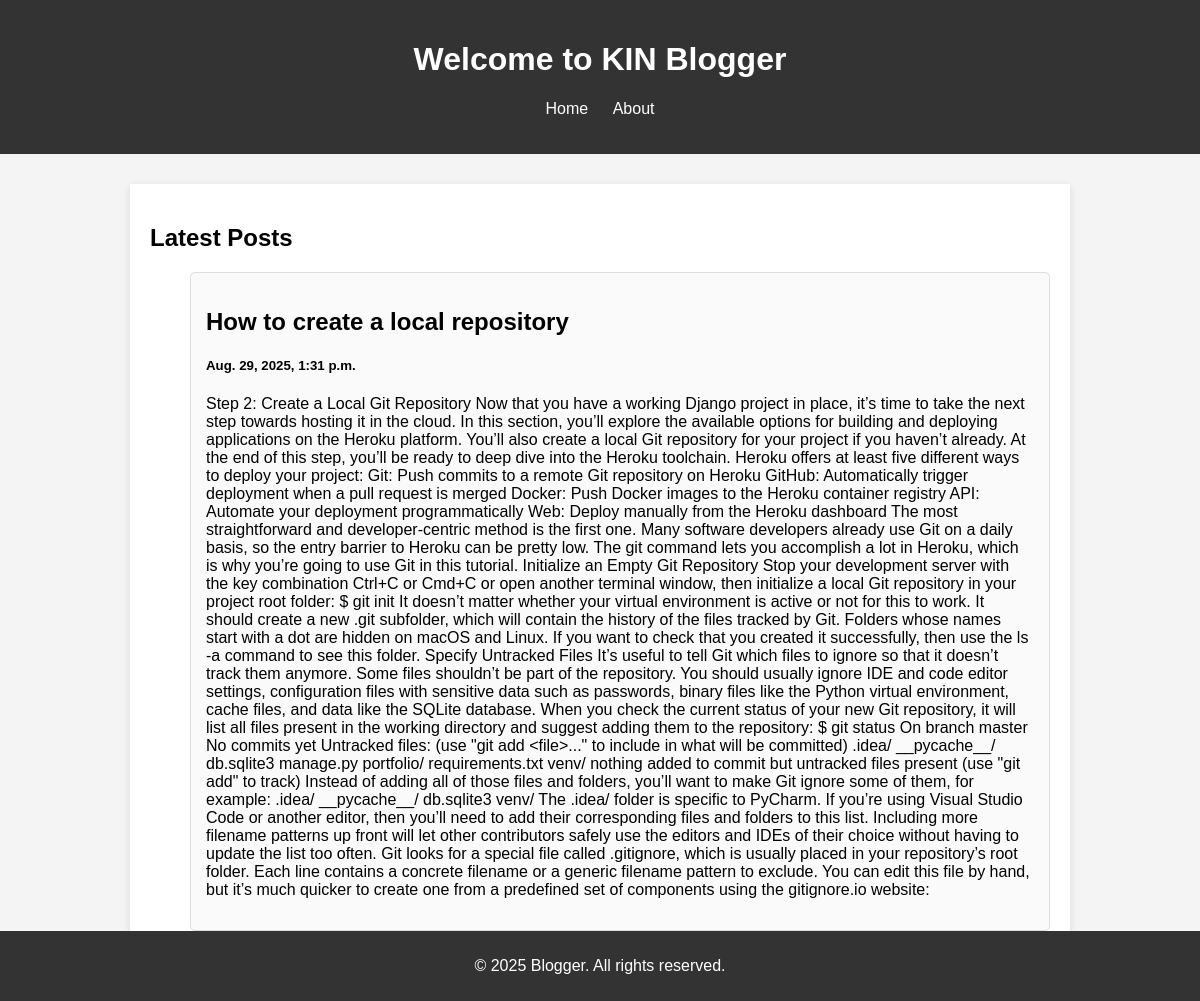
The app's page /post/2/ with its own data.
### blog/models.py (models this page shows)
class Post(models.Model):
    title = models.CharField(max_length=200)
    content = models.TextField()
    created_at = models.DateTimeField(default=datetime.now)

### blog/views.py (the view)
# urls.py: path('post/<str:pk>/', views.post, name='post'),
def post(request, pk):
    posts = Post.objects.get(id=pk)
    return render(request, "posts.html", {'posts': posts})

### templates/posts.html (shortened to what this page needs)
{% load static %}
<!DOCTYPE html>
<html lang="en">
<head>
    <link rel="stylesheet" href="{% static 'style.css' %}">
</head>
<body>
    <header>
        <h1>Welcome to KIN Blogger</h1>
        <nav>
            <ul>
                <li><a href="{% url 'index' %}">Home</a></li>
                <li><a href="{% url 'about' %}">About</a></li>
            </ul>
        </nav>
    </header>
    <main>
        <div>
            <h2>Latest Posts</h2>
            <ul>
                <div class="row">
                    <div class="leftcolumn">
                        <div class="card">
                        <h2>{{ posts.title }}</h2>
                        <h5>{{ posts.created_at }}</h5>
                        <p>{{ posts.content }}</p>
                        </div>
                    </div>
                </div>
            </ul>
        </div>
    </main>
    <footer>
        <p>&copy; 2025 Blogger. All rights reserved.</p>
    </footer>
</body>
</html>

### static/style.css (style rules this page uses)
body { font-family: Arial, sans-serif; background-color: #f4f4f4; margin: 0; padding: 0; }
header { background: #333; color: #fff; padding: 20px 0; text-align: center; }
nav ul { list-style: none; padding: 0; }
nav ul li { display: inline; margin: 0 10px; }
nav ul li a { color: #fff; text-decoration: none; }
main { max-width: 900px; margin: 30px auto; background: #fff; padding: 20px; box-shadow: 0 2px 8px rgba(0,0,0,0.1); }
.card { background: #fafafa; border: 1px solid #ddd; margin-bottom: 20px; padding: 15px; border-radius: 5px; transition: box-shadow 0.2s; }
footer { background: #333; color: #fff; text-align: center; padding: 10px 0; position: fixed; width: 100%; bottom: 0; }

### records on screen
Post: title "How to create a local repository", created_at "Aug. 29, 2025, 1:31 p.m.", content "Step 2: Create a Local Git Repository Now that you have a working Django project in place, it’s time to take the next step towards hosting it in the cloud. In this section, you’ll explore the available options for building and deploying applications on the Heroku platform. You’ll also create a local Git repository for your project if you haven’t already. At the end of this step, you’ll be ready to deep dive into the Heroku toolchain. Heroku offers at least five different ways to deploy your project: Git: Push commits to a remote Git repository on Heroku GitHub: Automatically trigger deployment when a pull request is merged Docker: Push Docker images to the Heroku container registry API:…"
